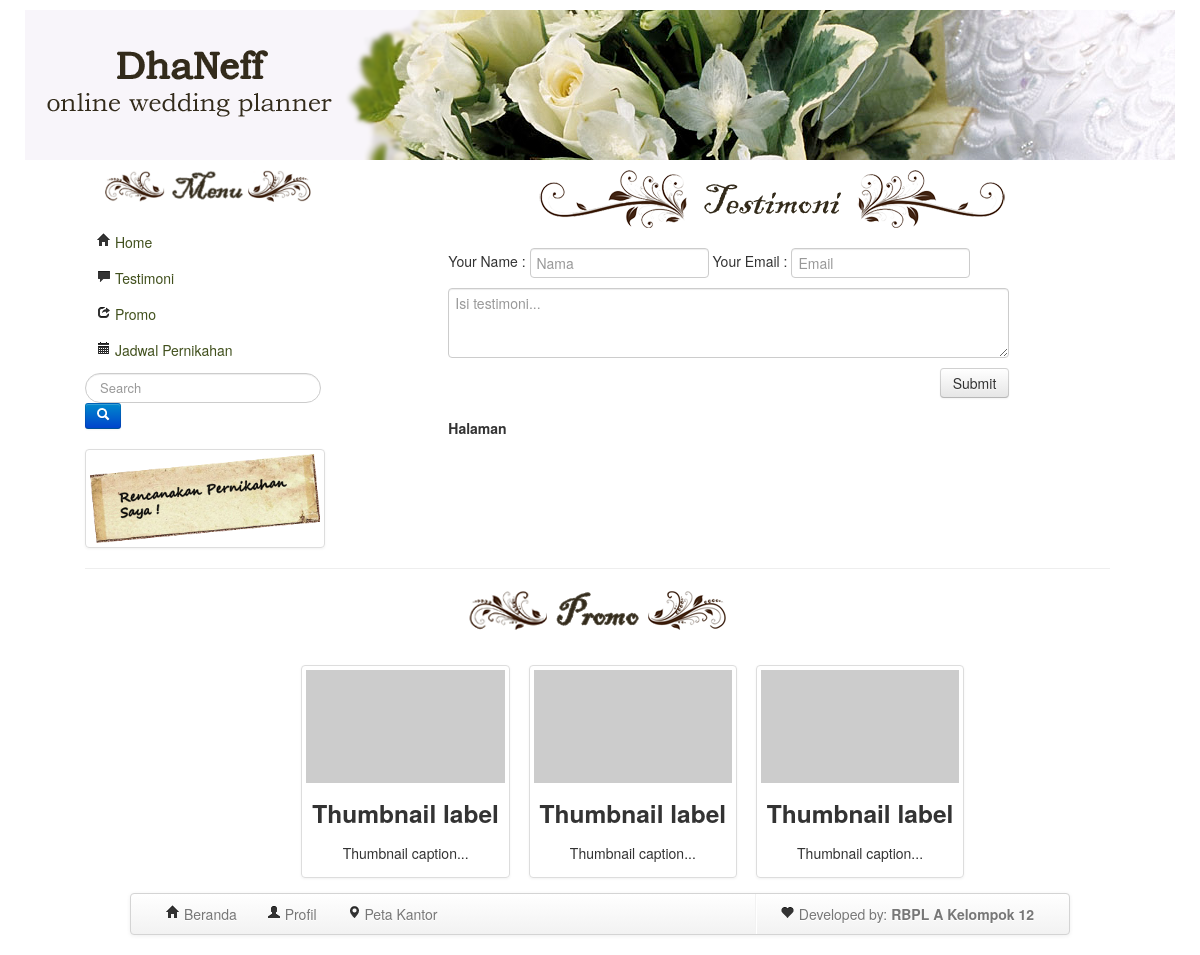
Before: /view/view-testimoni.php with the older database file.
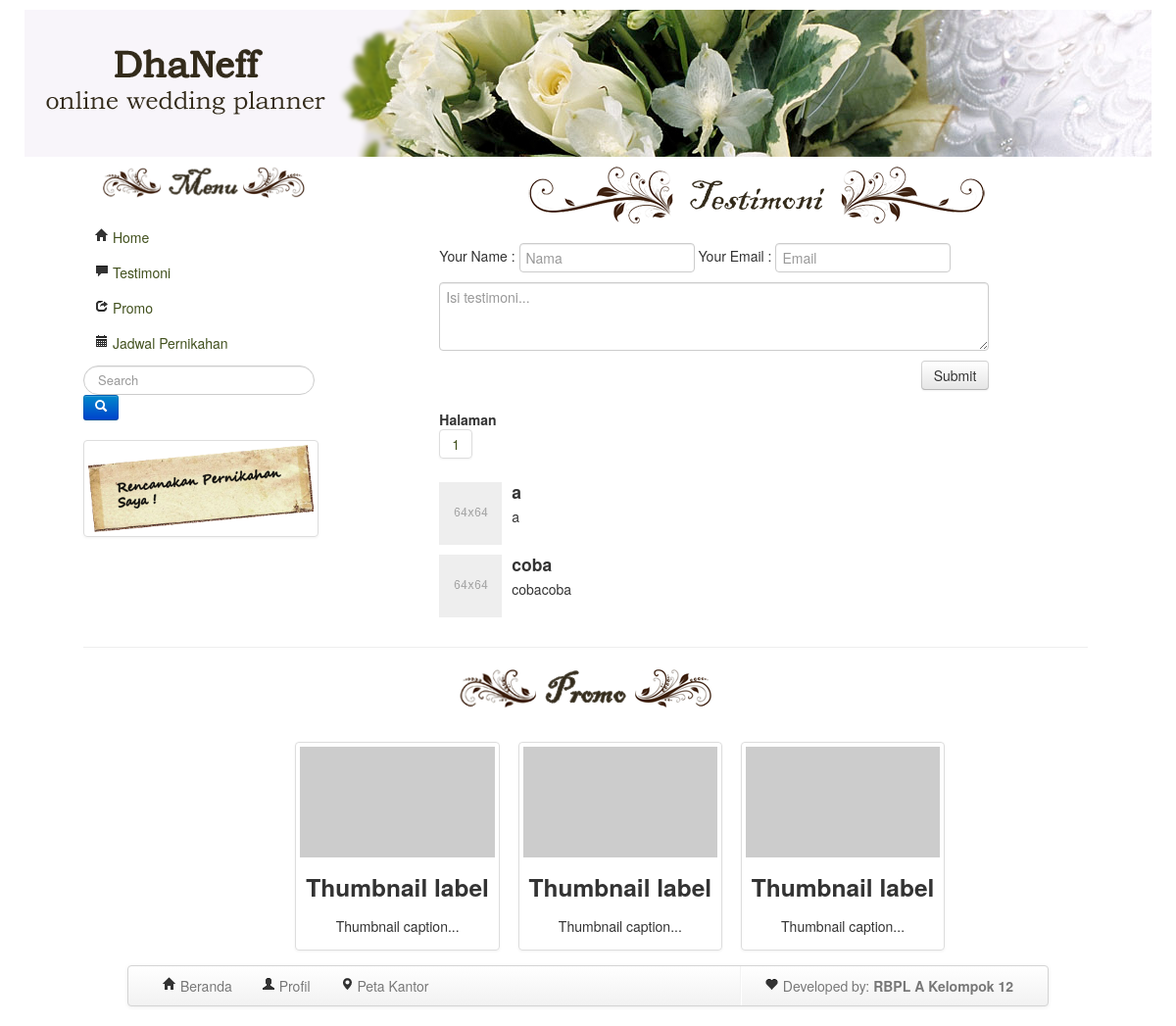
After: the same page with the newer database file.
### tables this page shows
CREATE TABLE IF NOT EXISTS `testimoni` (
  `testi_id` int(255) NOT NULL AUTO_INCREMENT,
  `nama` varchar(255) NOT NULL,
  `email` varchar(255) NOT NULL,
  `isi_testi` text NOT NULL,
  PRIMARY KEY (`testi_id`)
);

### view/view-testimoni.php (the view, shortened to what this page needs)
<?php
include_once ('header.php');
echo "<div class='span8 offset1'>";
?>
<!DOCTYPE html>
<html>
			<center><img src="../lib/img/testimoni_header.png"> </center><br>
			<div class='span10'>
			<form class="form-horizontal" method="post" action="../model/control-testimoni.php">
			<tr>
			<td>
			  <p>
			Your Name	:
			<input class="span4" type="text" name="nama" id="inputNama" placeholder="Nama">
			Your Email	:
			    <input class="span4" type="email" name="email" id="inputEmail" placeholder="Email">
		      </p>
			  <center>
			  <p>
			    <textarea rows="3" class="span12" input type="text" name="isi_testi" id="inputIsi" placeholder="Isi testimoni..."></textarea>
			  </p>
			  <button type="submit" name="simpan_testimoni" class="btn pull-right" id="daftar_btn">Submit</button>
			</form>
			</div>
			<br>
		<?php
	echo "<div class='span8'>";
        $per_page = 3;
        $result = mysql_query("SELECT * FROM testimoni ORDER BY testi_id DESC");
        $total_results = mysql_num_rows($result);
        $total_pages = ceil($total_results / $per_page);
        if (isset($_GET['page']) && is_numeric($_GET['page']))
        {
                $show_page = $_GET['page'];
                if ($show_page > 0 && $show_page <= $total_pages)
                {
                        $start = ($show_page -1) * $per_page;
                        $end = $start + $per_page;
                }
                else
                {
                        $start = 0;
                        $end = $per_page;
                }
        }
        else
        {
                $start = 0;
                $end = $per_page;
        }
        echo "<div class='pagination pagination-center'> ";
		echo "<b>Halaman</b>";
		echo "<br>";
		echo "<ul>";
        for ($i = 1; $i <= $total_pages; $i++)
        {
                echo "<li><a href='view-testimoni.php?page=$i'>$i</a></li> ";
        }
        echo "</ul>";
		echo "</div>";
        for ($i = $start; $i < $end; $i++)
        {
                if ($i == $total_results) { break; }
                echo "<tr>";
				echo "<td><ul class='media-list'><body body bgcolor='#CCFF33'><li class='media'>";
				echo "<a class='pull-left' href='#'><img class='media-object' src='../lib/img/64.png'></a>";
				echo "<div class='media-body'>";
                echo '<h4 class="media-heading">' . mysql_result($result, $i, 'nama') . '</h4>';
                echo '<td>' . mysql_result($result, $i, 'isi_testi') . '</td>';
                echo "</div> </li></body></ul></td></tr>";
        }
?>
		</div></div></div>
<?php
	include_once ('footer.php');
?>

Changed rows visible on the page:
added testimoni: nama "a", isi_testi "a"
added testimoni: nama "coba", isi_testi "cobacoba"
Other visible differences:
new list line: "1"
